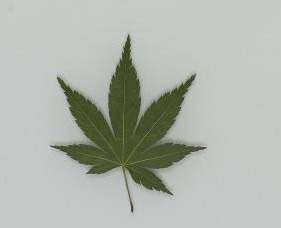
#> input picture weedcolour.jpg, 281 x 228 px
$ python feature3.0.py   (older library calls are emulated)
#> lines starting #> are read from the running program, lines starting #| are printed output that depends on the picture; after the words box and inside, x2 and y2 are one past the last pixel; in counts of white or black regions, pixels touching at a corner belong together
import numpy as np
import cv2
import matplotlib.pyplot as plt
from scipy.misc import imread
from scipy.misc import imshow
np.set_printoptions(threshold=np.inf)

def main():
    img=cv2.imread('weedcolour.jpg')
#> img is the input picture: shape (228, 281, 3); mean B, G, R 173.3, 181.6, 175.8

    grey = cv2.cvtColor(img,cv2.COLOR_BGR2GRAY)
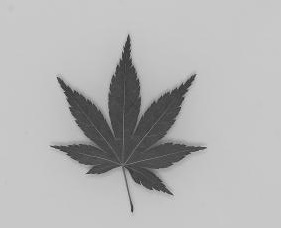
#> grey: shape (228, 281); min 39, max 215, mean 179
    _, thresh = cv2.threshold(grey, 127, 255,
                               cv2.THRESH_BINARY_INV+cv2.THRESH_OTSU)
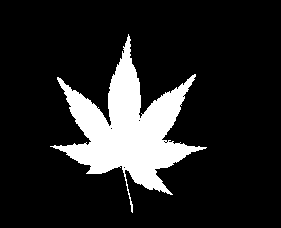
#> thresh: shape (228, 281); 14.5% white; 1 white region, box (x1, y1, x2, y2) and area: (50, 34, 207, 213) 9280
    edges=cv2.Canny(thresh,100,200)
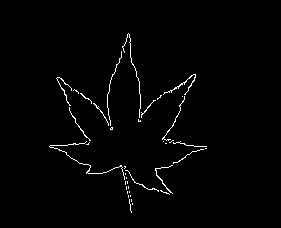
#> edges: shape (228, 281); 1.5% white in thin lines or dots, all inside (x1, y1, x2, y2) = (49, 33, 207, 213)
    #cv2.imshow('edges', edges)
    nnz=np.nonzero(edges)
#> nnz = 935 positions, rows 33 to 212, columns 49 to 206

    #plt.plot(nnz[1],nnz[0],'.')#visualise the boundaries

    #####FIND CENTROID
    sourceIm,contours, hierarchy = cv2.findContours(edges, cv2.RETR_EXTERNAL, cv2.CHAIN_APPROX_SIMPLE)
#> contours = 39 contours, 38 with area under 20; largest, box (x1, y1, x2, y2) and area: (163, 74, 196, 95) 22
    #print(np.shape(contour[0]))
    cnt = max(contours, key = lambda x: cv2.contourArea(x))
#> cnt = contour of 71 points, box (x1, y1, x2, y2) (163, 74, 196, 95), area 22
    M = cv2.moments(cnt)
#> M = moments, m00 21.5, centre m10/m00, m01/m00 = (183.9, 83.6)
    cCol = int(M['m10']/M['m00'])
#> cCol = 183
    cRow = int(M['m01']/M['m00'])
#> cRow = 83
    #img[cRow,cCol-161]=255
    #cv2.imshow('edges', img)

    ######

    deltaY = nnz[0] - cRow
#> deltaY = 935 values from -50 to 129
    deltaX = nnz[1] - cCol
#> deltaX = 935 values, max 23 at index 626, min -134 at index 613, mean -54.43
    # [4 lines of commented-out code are left out]
    angles=np.zeros(len(deltaY))
#> angles = 935 values from 0 to 0
    for i in range(0,len(deltaY)):
        if deltaX[i]!=0:
            angles[i] = np.arctan(deltaY[i]/deltaX[i])
        elif nnz[0][i]>cRow:
            angles[i]=0
        else:
            angles[i]=0
#> after the loop, angles = 935 values, max 1.56 at index 672, min -1.56 at index 681, mean -0.45

    #print(sorted(angles*100))
    distances = np.sqrt((nnz[0] - cRow)**2 + (nnz[1] - cCol)**2)
#> distances = 935 values, max 148.1 at index 613, min 1 at index 147, mean 82.79
    plt.plot(angles*100,distances,'.')
    '''visualise centroid set to 255 for white lines
    edges[127,:]=0
    edges[:,128]=0
    '''
    #cv2.imshow('edges', edges)


if __name__ == "__main__":
    main()
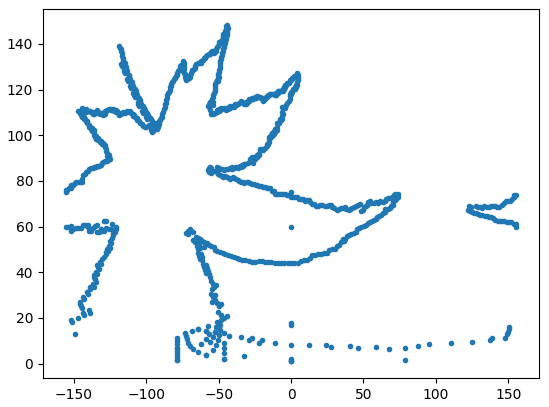
#> figure drawn by matplotlib, 1 panel
